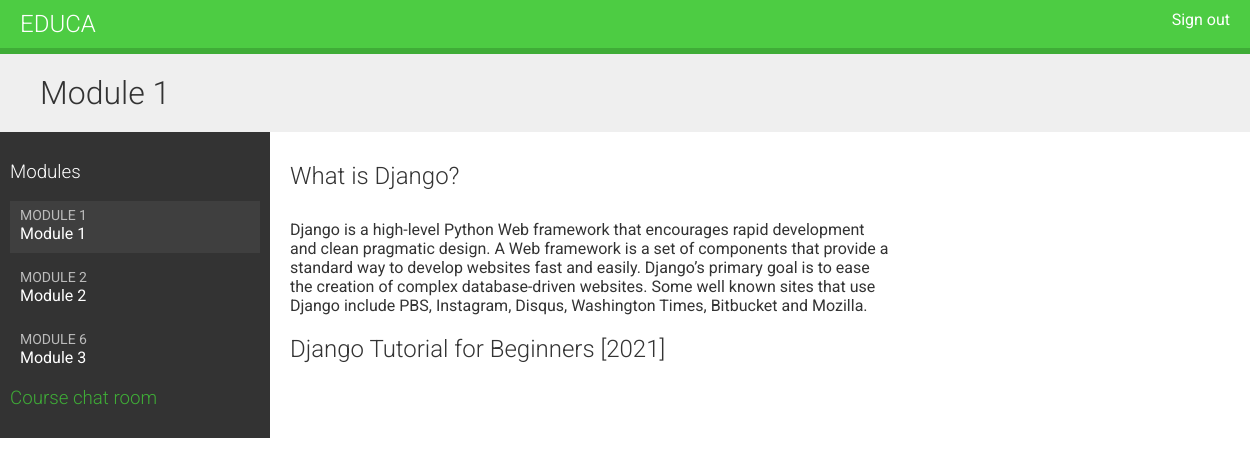
Screenshot of /students/course/2/ (signed in) with the database file from the repository.
### educa/courses/models.py (models this page shows, shortened)
class Module(models.Model):
    course = models.ForeignKey(Course,related_name='modules',on_delete=models.CASCADE)
    title = models.CharField(max_length=200)
    description = models.TextField(blank=True)
    order = OrderField(blank=True, for_fields=['course'])
    class Meta:
        ordering = ['order']
    def __str__(self):
        return f'{self.order}. {self.title}'

class Content(models.Model):
    module = models.ForeignKey(Module,related_name='contents',on_delete=models.CASCADE)
    content_type = models.ForeignKey(ContentType,on_delete=models.CASCADE,limit_choices_to={'model__in':('text','video','image','file')})
    object_id = models.PositiveIntegerField()
    item = GenericForeignKey('content_type', 'object_id')
    order = OrderField(blank=True, for_fields=['module'])
    class Meta:
        ordering = ['order']

class ItemBase(models.Model):
    owner = models.ForeignKey(User,related_name='%(class)s_related',on_delete=models.CASCADE)
    title = models.CharField(max_length=250)
    created = models.DateTimeField(auto_now_add=True)
    updated = models.DateTimeField(auto_now=True)
    def render(self):
        return render_to_string(f'courses/content/{self._meta.model_name}.html',{'item': self})
    class Meta:
        abstract = True

class Text(ItemBase):
    content = models.TextField()

class Video(ItemBase):
    url = models.URLField()

### educa/students/views.py (the view)
# urls.py: path('course/<pk>/',cache_page(60 * 15)(views.StudentCourseDetailView.as_view()),name='student_course_detail'),
class StudentCourseDetailView(DetailView):
    model = Course
    template_name = 'students/course/detail.html'
    def get_queryset(self):
        qs = super().get_queryset()
        return qs.filter(students__in=[self.request.user])
    def get_context_data(self, **kwargs):
        context = super().get_context_data(**kwargs)
        course = self.get_object()
        if 'module_id' in self.kwargs:
            context['module'] = course.modules.get(id=self.kwargs['module_id'])
        else:
            context['module'] = course.modules.all()[0]
        return context

### educa/students/templates/students/course/detail.html (shortened to what this page needs)
{% extends "base.html" %}
{% load cache %}
{% block content %}
    <h1>{{ module.title }}</h1>
    <div class="contents">
        <h3>Modules</h3>
        <ul id="modules">
            {% for m in object.modules.all %}
            <li data-id="{{ m.id }}" {% if m == module %} class="selected"{% endif %}>
                <a href="{% url "student_course_detail_module" object.id m.id %}">
            <span>Module <span class="order">{{ m.order|add:1 }}</span></span>
            <br>
            {{ m.title }}
            </a>
            </li>
            {% empty %}
            <li>No modules yet.</li>
        {% endfor %}
        </ul>
        <h3>
            <a href="{% url "chat:course_chat_room" object.id %}">
            Course chat room
            </a>
        </h3>
    </div>
<div class="module">
    {% cache 600 module_contents module %}
    {% for content in module.contents.all %}
        {% with item=content.item %}
        <h2>{{ item.title }}</h2>
        {{ item.render }}
       {% endwith %}
    {% endfor %}
    {% endcache %}
</div>
{% endblock %}

### educa/courses/templates/courses/content/text.html
{{ item.content|linebreaks }}

### educa/courses/static/css/base.css (style rules this page uses)
body { margin:0; font-family:'Roboto', sans-serif; font-weight:400; color:#333; }
a { color:#3fad37; text-decoration:none; }
ul { float:left; }
h1, h2, h3, h4, h5, h6 { font-family:'Roboto', sans-serif; font-weight:300; }
h1 { background:#efefef; width:100%; overflow:auto; padding:20px 0 20px 40px; margin:0; }
.module { padding:10px 20px; float:left; width:600px; }
.module p { margin:10px 0 20px; width:100%; float:left; }
.contents { width:20%; padding:10px; float:left; background:#333; color: #fff; font-family:'Roboto', sans-serif; }
.contents ul { list-style:none; margin:0; padding:0; width:100%; }
.contents ul li { margin:0 0 10px 0; padding:4px 10px 10px; overflow:auto; cursor:move; }
.contents ul li.selected { background:#3f3f3f; }
.contents ul span { text-transform:uppercase; color:#bbb; font-size:14px; }
.contents ul a { display:block; color:#fff; text-decoration:none; }

### rows the page displays
Module: title "Module 1", order|add "1"
Module: order|add "2", title "Module 2"
Module: order|add "6", title "Module 3"
Content: item "What is Django?", item.content "Django is a high-level Python Web framework that encourages rapid development and clean pragmatic design. A Web framework is a set of components that provide a standard way to develop websites fast and easily. Django’s primary goal is to ease the creation of complex database-driven websites. Some well known sites that use Django include PBS, Instagram, Disqus, Washington Times, Bitbucket and Mozilla."
Content: item "Django Tutorial for Beginners [2021]"
